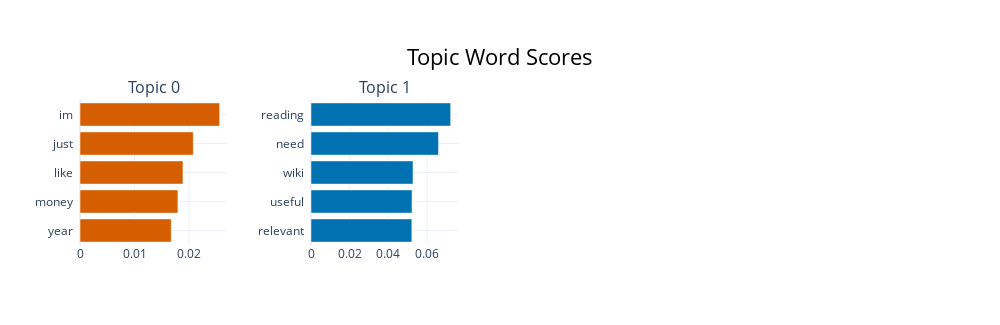

The code cell stored with this chart in its notebook:
### Code cell
model.visualize_barchart()

### Figure 1 — Plotly figure (JSON) as saved in the notebook; plotly's stock layout.template omitted (floating-point values rounded to 4 significant figures)
{"data": [{"marker": {"color": "#D55E00"}, "orientation": "h", "type": "bar", "x": [0.01673, 0.01796, 0.01888, 0.02078, 0.02561], "xaxis": "x", "y": ["year  ", "money  ", "like  ", "just  ", "im  "], "yaxis": "y"}, {"marker": {"color": "#0072B2"}, "orientation": "h", "type": "bar", "x": [0.05216, 0.05226, 0.05276, 0.06594, 0.07223], "xaxis": "x2", "y": ["relevant  ", "useful  ", "wiki  ", "need  ", "reading  "], "yaxis": "y2"}], "layout": {"annotations": [{"font": {"size": 16}, "showarrow": false, "text": "Topic 0", "x": 0.0875, "xanchor": "center", "xref": "paper", "y": 1, "yanchor": "bottom", "yref": "paper"}, {"font": {"size": 16}, "showarrow": false, "text": "Topic 1", "x": 0.3625, "xanchor": "center", "xref": "paper", "y": 1, "yanchor": "bottom", "yref": "paper"}], "height": 325, "hoverlabel": {"bgcolor": "white", "font": {"family": "Rockwell", "size": 16}}, "showlegend": false, "title": {"font": {"color": "Black", "size": 22}, "text": "Topic Word Scores", "x": 0.5, "xanchor": "center", "yanchor": "top"}, "width": 1000, "xaxis": {"anchor": "y", "domain": [0, 0.175], "showgrid": true}, "xaxis2": {"anchor": "y2", "domain": [0.275, 0.45], "showgrid": true}, "xaxis3": {"anchor": "y3", "domain": [0.55, 0.725], "showgrid": true}, "xaxis4": {"anchor": "y4", "domain": [0.825, 1], "showgrid": true}, "yaxis": {"anchor": "x", "domain": [0, 1], "showgrid": true}, "yaxis2": {"anchor": "x2", "domain": [0, 1], "showgrid": true}, "yaxis3": {"anchor": "x3", "domain": [0, 1], "showgrid": true}, "yaxis4": {"anchor": "x4", "domain": [0, 1], "showgrid": true}}}
